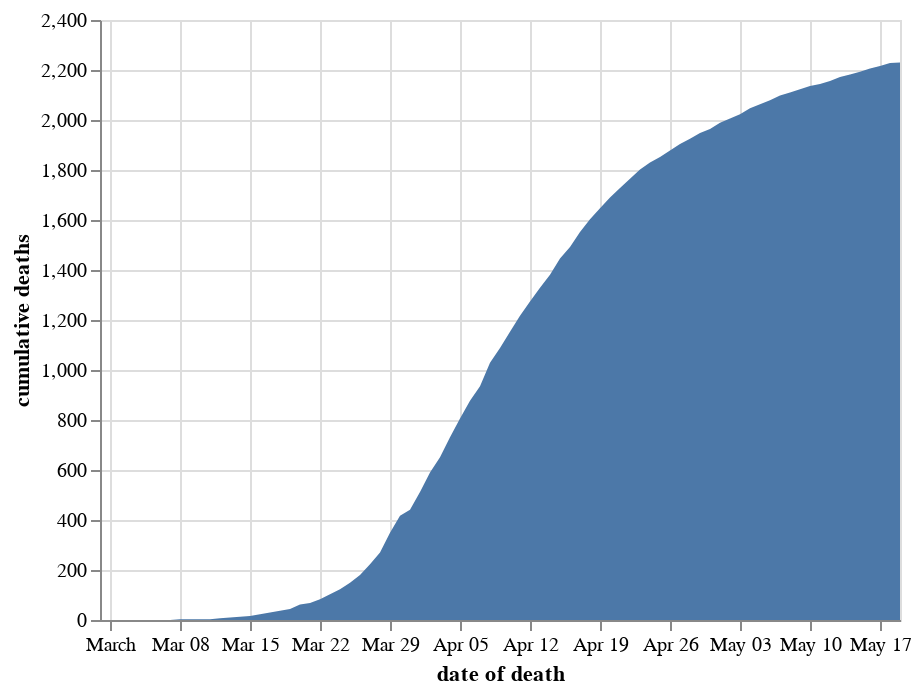

Here is the notebook cell this chart was saved with:
### Markdown cell above
### Cumulative

### Code cell
chart_dodde = chart_doddbt.copy()
chart_dodde = chart_dodde[chart_dodde.code.isin(trustcodes_expressandstar)]
chart_dodde = chart_dodde.groupby(['date of death'], as_index=False)['cumulative deaths'].sum()
alt.Chart(chart_dodde).mark_area().encode(
    x='date of death',
    y='cumulative deaths'
)

### Figure 1 — Vega-Lite specification as saved in the notebook (floating-point values rounded to 4 significant figures)
{"config": {"view": {"continuousWidth": 400, "continuousHeight": 300}}, "data": {"name": "data-a02739a4ed891cb5a98897b48a981cfc"}, "mark": "area", "encoding": {"x": {"type": "temporal", "field": "date of death"}, "y": {"type": "quantitative", "field": "cumulative deaths"}}, "$schema": "https://vega.github.io/schema/vega-lite/v4.8.1.json", "datasets": {"data-a02739a4ed891cb5a98897b48a981cfc": [{"date of death": "2020-02-29T00:00:00", "cumulative deaths": 0}, {"date of death": "2020-03-01T00:00:00", "cumulative deaths": 0}, {"date of death": "2020-03-02T00:00:00", "cumulative deaths": 0}, {"date of death": "2020-03-03T00:00:00", "cumulative deaths": 0}, {"date of death": "2020-03-04T00:00:00", "cumulative deaths": 0}, {"date of death": "2020-03-05T00:00:00", "cumulative deaths": 0}, {"date of death": "2020-03-06T00:00:00", "cumulative deaths": 0}, {"date of death": "2020-03-07T00:00:00", "cumulative deaths": 0}, {"date of death": "2020-03-08T00:00:00", "cumulative deaths": 3}, {"date of death": "2020-03-09T00:00:00", "cumulative deaths": 3}, {"date of death": "2020-03-10T00:00:00", "cumulative deaths": 3}, {"date of death": "2020-03-11T00:00:00", "cumulative deaths": 3}, {"date of death": "2020-03-12T00:00:00", "cumulative deaths": 7}, {"date of death": "2020-03-13T00:00:00", "cumulative deaths": 10}, {"date of death": "2020-03-14T00:00:00", "cumulative deaths": 13}, {"date of death": "2020-03-15T00:00:00", "cumulative deaths": 16}, {"date of death": "2020-03-16T00:00:00", "cumulative deaths": 23}, {"date of death": "2020-03-17T00:00:00", "cumulative deaths": 30}, {"date of death": "2020-03-18T00:00:00", "cumulative deaths": 37}, {"date of death": "2020-03-19T00:00:00", "cumulative deaths": 44}, {"date of death": "2020-03-20T00:00:00", "cumulative deaths": 62}, {"date of death": "2020-03-21T00:00:00", "cumulative deaths": 68}, {"date of death": "2020-03-22T00:00:00", "cumulative deaths": 83}, {"date of death": "2020-03-23T00:00:00", "cumulative deaths": 103}, {"date of death": "2020-03-24T00:00:00", "cumulative deaths": 123}, {"date of death": "2020-03-25T00:00:00", "cumulative deaths": 149}, {"date of death": "2020-03-26T00:00:00", "cumulative deaths": 180}, {"date of death": "2020-03-27T00:00:00", "cumulative deaths": 223}, {"date of death": "2020-03-28T00:00:00", "cumulative deaths": 270}, {"date of death": "2020-03-29T00:00:00", "cumulative deaths": 349}, {"date of death": "2020-03-30T00:00:00", "cumulative deaths": 417}, {"date of death": "2020-03-31T00:00:00", "cumulative deaths": 441}, {"date of death": "2020-04-01T00:00:00", "cumulative deaths": 512}, {"date of death": "2020-04-02T00:00:00", "cumulative deaths": 590}, {"date of death": "2020-04-03T00:00:00", "cumulative deaths": 651}, {"date of death": "2020-04-04T00:00:00", "cumulative deaths": 731}, {"date of death": "2020-04-05T00:00:00", "cumulative deaths": 806}, {"date of death": "2020-04-06T00:00:00", "cumulative deaths": 877}, {"date of death": "2020-04-07T00:00:00", "cumulative deaths": 935}, {"date of death": "2020-04-08T00:00:00", "cumulative deaths": 1029}, {"date of death": "2020-04-09T00:00:00", "cumulative deaths": 1088}, {"date of death": "2020-04-10T00:00:00", "cumulative deaths": 1153}, {"date of death": "2020-04-11T00:00:00", "cumulative deaths": 1217}, {"date of death": "2020-04-12T00:00:00", "cumulative deaths": 1274}, {"date of death": "2020-04-13T00:00:00", "cumulative deaths": 1329}, {"date of death": "2020-04-14T00:00:00", "cumulative deaths": 1381}, {"date of death": "2020-04-15T00:00:00", "cumulative deaths": 1446}, {"date of death": "2020-04-16T00:00:00", "cumulative deaths": 1492}, {"date of death": "2020-04-17T00:00:00", "cumulative deaths": 1552}, {"date of death": "2020-04-18T00:00:00", "cumulative deaths": 1603}, {"date of death": "2020-04-19T00:00:00", "cumulative deaths": 1647}, {"date of death": "2020-04-20T00:00:00", "cumulative deaths": 1690}, {"date of death": "2020-04-21T00:00:00", "cumulative deaths": 1728}, {"date of death": "2020-04-22T00:00:00", "cumulative deaths": 1765}, {"date of death": "2020-04-23T00:00:00", "cumulative deaths": 1802}, {"date of death": "2020-04-24T00:00:00", "cumulative deaths": 1830}, {"date of death": "2020-04-25T00:00:00", "cumulative deaths": 1852}, {"date of death": "2020-04-26T00:00:00", "cumulative deaths": 1878}, {"date of death": "2020-04-27T00:00:00", "cumulative deaths": 1904}, {"date of death": "2020-04-28T00:00:00", "cumulative deaths": 1925}, {"date of death": "2020-04-29T00:00:00", "cumulative deaths": 1948}, {"date of death": "2020-04-30T00:00:00", "cumulative deaths": 1964}, {"date of death": "2020-05-01T00:00:00", "cumulative deaths": 1989}, {"date of death": "2020-05-02T00:00:00", "cumulative deaths": 2006}, {"date of death": "2020-05-03T00:00:00", "cumulative deaths": 2023}, {"date of death": "2020-05-04T00:00:00", "cumulative deaths": 2047}, {"date of death": "2020-05-05T00:00:00", "cumulative deaths": 2063}, {"date of death": "2020-05-06T00:00:00", "cumulative deaths": 2079}, {"date of death": "2020-05-07T00:00:00", "cumulative deaths": 2098}, {"date of death": "2020-05-08T00:00:00", "cumulative deaths": 2110}, {"date of death": "2020-05-09T00:00:00", "cumulative deaths": 2123}, {"date of death": "2020-05-10T00:00:00", "cumulative deaths": 2136}, {"date of death": "2020-05-11T00:00:00", "cumulative deaths": 2144}, {"date of death": "2020-05-12T00:00:00", "cumulative deaths": 2156}, {"date of death": "2020-05-13T00:00:00", "cumulative deaths": 2172}, {"date of death": "2020-05-14T00:00:00", "cumulative deaths": 2182}, {"date of death": "2020-05-15T00:00:00", "cumulative deaths": 2193}, {"date of death": "2020-05-16T00:00:00", "cumulative deaths": 2206}, {"date of death": "2020-05-17T00:00:00", "cumulative deaths": 2216}, {"date of death": "2020-05-18T00:00:00", "cumulative deaths": 2228}, {"date of death": "2020-05-19T00:00:00", "cumulative deaths": 2230}]}}
